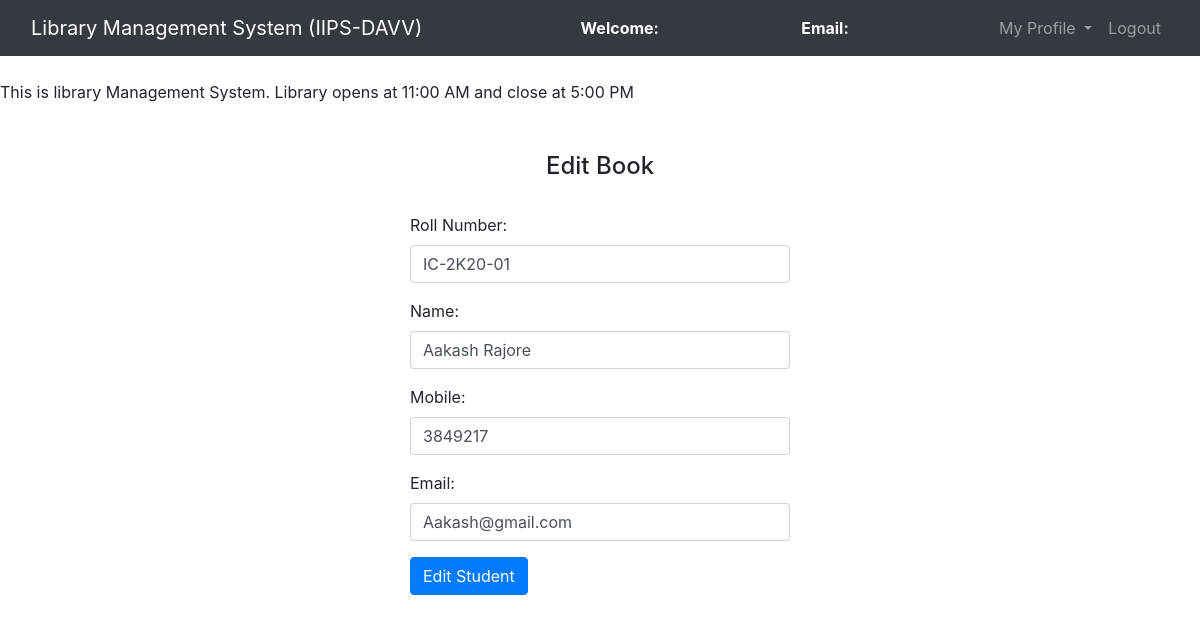
Page /admin/edit_student.php?sid=3849217 on the committed database.
### tables this page shows
CREATE TABLE `student` (
  `stu_id` varchar(55) NOT NULL,
  `name` varchar(100) NOT NULL,
  `mobile` bigint(20) DEFAULT NULL,
  `email` varchar(100) DEFAULT NULL
);

### admin/edit_student.php (the view, shortened to what this page needs)
<?php
	$connection = mysqli_connect("localhost","root","");
	$stu_id = "";
	$name = "";
	$email = "";
	$mobile = "";
	$query = "select * from student where mobile = $_GET[sid]";
	$query_run = mysqli_query($connection,$query);
	while ($row = mysqli_fetch_assoc($query_run)){
		$stu_id = $row['stu_id'];
		$name = $row['name'];
		$email = $row['email'];
		$mobile = $row['mobile'];
	}
?>
<!DOCTYPE html>
<html>
<head>
	<link rel="stylesheet" type="text/css" href="../bootstrap-4.4.1/css/bootstrap.min.css">
</head>
<body>
	<nav class="navbar navbar-expand-lg navbar-dark bg-dark">
		<div class="container-fluid">
			<div class="navbar-header">
				<a class="navbar-brand" href="admin_dashboard.php">Library Management System (IIPS-DAVV)</a>
			</div>
			<font style="color: white"><span><strong>Welcome: <?php echo $_SESSION['name'];?></strong></span></font>
			<font style="color: white"><span><strong>Email: <?php echo $_SESSION['email'];?></strong></font>
		    <ul class="nav navbar-nav navbar-right">
		      <li class="nav-item dropdown">
	        	<a class="nav-link dropdown-toggle" data-toggle="dropdown">My Profile </a>
		      </li>
		      <li class="nav-item">
		        <a class="nav-link" href="../logout.php">Logout</a>
		      </li>
		    </ul>
		</div>
	</nav><br>
	<span><marquee>This is library Management System. Library opens at 11:00 AM and close at 5:00 PM</marquee></span><br><br>
		<center><h4>Edit Book</h4><br></center>
		<div class="row">
			<div class="col-md-4"></div>
			<div class="col-md-4">
				<form action="" method="post">
					<div class="form-group">
						<label for="stu_id">Roll Number:</label>
						<input type="text" class="form-control" name="stu_id" value="<?php echo $stu_id; ?>" required>
					</div>
					<div class="form-group">
						<label for="name">Name:</label>
						<input type="text" class="form-control" name="name" value="<?php echo $name; ?>" required>
					</div>
					<div class="form-group">
						<label for="mobile">Mobile:</label>
						<input type="text" class="form-control" name="mobile" value="<?php echo $mobile; ?>" required>
					</div>
					<div class="form-group">
						<label for="email">Email:</label>
						<input type="text" class="form-control" name="email" value="<?php echo $email; ?>" required>
					</div>
					<button type="submit" name="update_stu" class="btn btn-primary">Edit Student</button>
				</form>
			</div>
			<div class="col-md-4"></div>
		</div>
</body>
</html>

### rows in the picture
student: stu_id "IC-2K20-01", name "Aakash Rajore", mobile "3849217", email "Aakash@gmail.com"
